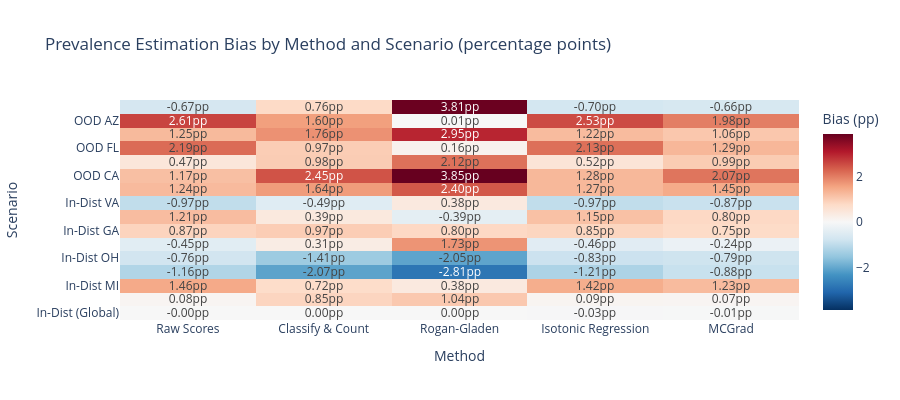

Notebook cell for this chart:
### Markdown cell above
### 7c. Interpretation

**Analysis 7a (STATE as segment feature):**
- When STATE is included as a segment feature for MCGrad, we expect to see reduced state-level bias for in-distribution states
- This demonstrates that multicalibration works when the relevant segment is included in the calibration

**Analysis 7b (SEX segments):**
- SEX is already included in MCGrad's segment features
- If MCGrad shows lower bias than Isotonic Regression for sex-based prevalence estimation, this confirms the theory
- The key comparison is whether MCGrad maintains its advantage even on OOD data (new states), since the SEX-level calibration should transfer

### Code cell
# Heatmap visualization of bias across scenarios
bias_cols = [col for col in summary_df.columns if "Bias" in col]
bias_matrix = summary_df[bias_cols].copy()
bias_matrix.columns = [col.replace(" Bias", "") for col in bias_cols]

# Convert to percentage points for display
bias_matrix_pp = bias_matrix * 100

fig = go.Figure(data=go.Heatmap(
    z=bias_matrix_pp.values,
    x=bias_matrix_pp.columns,
    y=bias_matrix_pp.index,
    colorscale='RdBu_r',
    zmid=0,
    text=[[f"{val:.2f}" for val in row] for row in bias_matrix_pp.values],
    texttemplate="%{text}pp",
    textfont={"size": 12},
    colorbar=dict(title="Bias (pp)"),
))

fig.update_layout(
    title="Prevalence Estimation Bias by Method and Scenario (percentage points)",
    xaxis_title="Method",
    yaxis_title="Scenario",
    height=400,
    width=900,
)
fig.show()

### Figure 1 — Plotly figure (JSON) as saved in the notebook; plotly's stock layout.template omitted (floating-point values rounded to 4 significant figures)
{"data": [{"colorbar": {"title": {"text": "Bias (pp)"}}, "colorscale": [[0, "rgb(5,48,97)"], [0.1, "rgb(33,102,172)"], [0.2, "rgb(67,147,195)"], [0.3, "rgb(146,197,222)"], [0.4, "rgb(209,229,240)"], [0.5, "rgb(247,247,247)"], [0.6, "rgb(253,219,199)"], [0.7, "rgb(244,165,130)"], [0.8, "rgb(214,96,77)"], [0.9, "rgb(178,24,43)"], [1, "rgb(103,0,31)"]], "text": [["-0.00", "0.00", "0.00", "-0.03", "-0.01"], ["0.08", "0.85", "1.04", "0.09", "0.07"], ["1.46", "0.72", "0.38", "1.42", "1.23"], ["-1.16", "-2.07", "-2.81", "-1.21", "-0.88"], ["-0.76", "-1.41", "-2.05", "-0.83", "-0.79"], ["-0.45", "0.31", "1.73", "-0.46", "-0.24"], ["0.87", "0.97", "0.80", "0.85", "0.75"], ["1.21", "0.39", "-0.39", "1.15", "0.80"], ["-0.97", "-0.49", "0.38", "-0.97", "-0.87"], ["1.24", "1.64", "2.40", "1.27", "1.45"], ["1.17", "2.45", "3.85", "1.28", "2.07"], ["0.47", "0.98", "2.12", "0.52", "0.99"], ["2.19", "0.97", "0.16", "2.13", "1.29"], ["1.25", "1.76", "2.95", "1.22", "1.06"], ["2.61", "1.60", "0.01", "2.53", "1.98"], ["-0.67", "0.76", "3.81", "-0.70", "-0.66"]], "textfont": {"size": 12}, "texttemplate": "%{text}pp", "type": "heatmap", "x": ["Raw Scores", "Classify & Count", "Rogan-Gladen", "Isotonic Regression", "MCGrad"], "y": ["In-Dist (Global)", "In-Dist TX", "In-Dist MI", "In-Dist PA", "In-Dist OH", "In-Dist IL", "In-Dist GA", "In-Dist NC", "In-Dist VA", "OOD (Global)", "OOD CA", "OOD NY", "OOD FL", "OOD WA", "OOD AZ", "OOD CO"], "z": [[-0.002232, 0.0005436, 0.0003904, -0.02834, -0.01245], [0.07592, 0.8544, 1.035, 0.08982, 0.07337], [1.463, 0.7194, 0.3775, 1.415, 1.233], [-1.161, -2.07, -2.811, -1.211, -0.8772], [-0.7557, -1.406, -2.046, -0.8333, -0.7933], [-0.4453, 0.3067, 1.73, -0.456, -0.2356], [0.8682, 0.9719, 0.7953, 0.8456, 0.7493], [1.21, 0.3945, -0.3938, 1.145, 0.7977], [-0.9698, -0.492, 0.3849, -0.9688, -0.8728], [1.24, 1.642, 2.401, 1.271, 1.453], [1.17, 2.451, 3.854, 1.275, 2.073], [0.4683, 0.985, 2.122, 0.517, 0.9916], [2.186, 0.972, 0.1625, 2.132, 1.289], [1.246, 1.759, 2.949, 1.224, 1.057], [2.613, 1.597, 0.007752, 2.533, 1.978], [-0.6651, 0.764, 3.808, -0.7013, -0.6587]], "zmid": 0}], "layout": {"height": 400, "title": {"text": "Prevalence Estimation Bias by Method and Scenario (percentage points)"}, "width": 900, "xaxis": {"title": {"text": "Method"}}, "yaxis": {"title": {"text": "Scenario"}}}}
